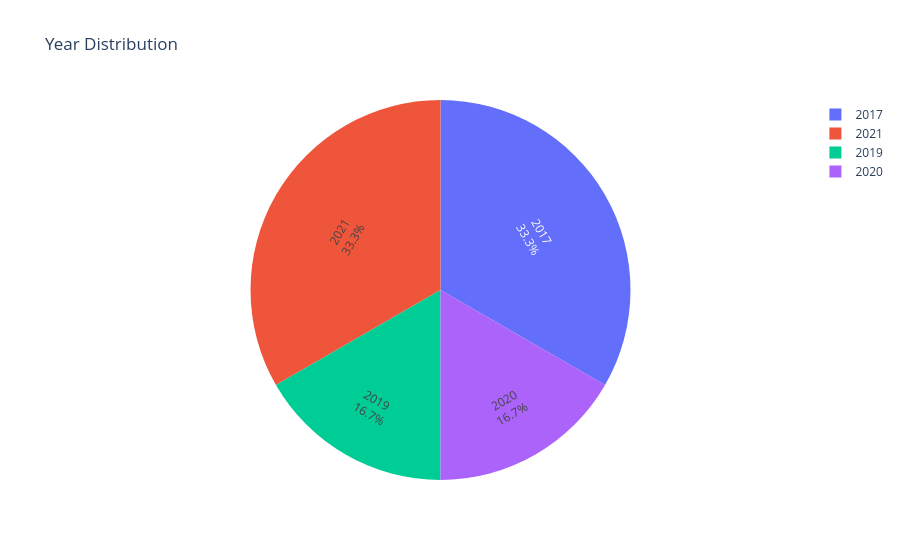

The notebook cell saved with this chart:
### Code cell
import plotly.graph_objects as go

fig = go.Figure()

fig.add_trace(
    go.Pie(
        labels=df1.index,
        values=df1["grade"],
        textinfo="label+percent",
        insidetextorientation="tangential" # horizontal, radial, tangential
    )
)

fig.update_layout(title_text="Year Distribution")

fig.show()

### Figure 1 — Plotly figure (JSON) as saved in the notebook; plotly's stock layout.template omitted (floating-point values rounded to 4 significant figures)
{"data": [{"insidetextorientation": "tangential", "labels": ["2017", "2019", "2020", "2021"], "textinfo": "label+percent", "type": "pie", "values": [2, 1, 1, 2]}], "layout": {"title": {"text": "Year Distribution"}}}
